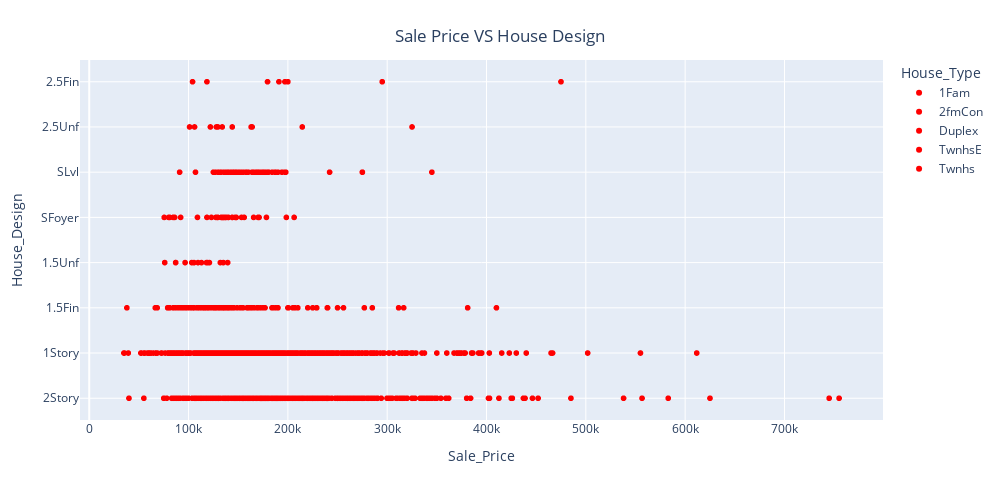

Source (notebook cell):
### Code cell
fig = px.scatter(df, x = "Sale_Price", y = "House_Design", color="House_Type")
fig.update_layout(title = "Sale Price VS House Design",title_x=0.5,title_y=0.94, autosize=False, width=1000,height=500)
fig.update_traces(marker_color = 'red', marker_line_color = 'black')
fig.show()

### Figure 1 — Plotly figure (JSON) as saved in the notebook; plotly's stock layout.template omitted (floating-point values rounded to 4 significant figures; data arrays with more than 128 entries replaced by an {"elided": "..."} marker saying what was removed)
{"data": [{"hovertemplate": "House_Type=1Fam<br>Sale_Price=%{x}<br>House_Design=%{y}<extra></extra>", "legendgroup": "1Fam", "marker": {"color": "red", "line": {"color": "black"}, "symbol": "circle"}, "mode": "markers", "name": "1Fam", "showlegend": true, "type": "scattergl", "x": {"elided": "1219 int values"}, "xaxis": "x", "y": {"elided": "1219 str values"}, "yaxis": "y"}, {"hovertemplate": "House_Type=2fmCon<br>Sale_Price=%{x}<br>House_Design=%{y}<extra></extra>", "legendgroup": "2fmCon", "marker": {"color": "red", "line": {"color": "black"}, "symbol": "circle"}, "mode": "markers", "name": "2fmCon", "showlegend": true, "type": "scattergl", "x": [118000, 113000, 133900, 84500, 127500, 137000, 135900, 157000, 119900, 228950, 145000, 160000, 106250, 107500, 200000, 93000, 140000, 55000, 129000, 93000, 131500, 140000, 125000, 160000, 90000, 80000, 95000, 168000, 122000, 163000, 122500], "xaxis": "x", "y": ["1.5Unf", "2Story", "2.5Unf", "1.5Fin", "1.5Fin", "2Story", "2Story", "1Story", "1.5Fin", "1.5Fin", "1Story", "1.5Fin", "2Story", "2Story", "2.5Fin", "1.5Fin", "2Story", "2Story", "1Story", "1Story", "1Story", "SLvl", "1Story", "2Story", "2Story", "1.5Fin", "2Story", "1Story", "2.5Unf", "1.5Fin", "2Story"], "yaxis": "y"}, {"hovertemplate": "House_Type=Duplex<br>Sale_Price=%{x}<br>House_Design=%{y}<extra></extra>", "legendgroup": "Duplex", "marker": {"color": "red", "line": {"color": "black"}, "symbol": "circle"}, "mode": "markers", "name": "Duplex", "showlegend": true, "type": "scattergl", "x": [90000, 82000, 110000, 136500, 118964, 171000, 125000, 153337, 119000, 87500, 206300, 118000, 188000, 124500, 135960, 142600, 118500, 144000, 110000, 93500, 179000, 144000, 135000, 141000, 145000, 118858, 142953, 154300, 145000, 145900, 150900, 150000, 143000, 127500, 145000, 126000, 136905, 100000, 92900, 140000, 108959, 112000, 190000, 132500, 101800, 137000, 139000, 135000, 200000, 124000, 90000, 136000], "xaxis": "x", "y": ["1Story", "1Story", "1Story", "1Story", "1Story", "1Story", "1Story", "SFoyer", "1Story", "1Story", "SFoyer", "1Story", "1Story", "2Story", "SFoyer", "1Story", "SFoyer", "SFoyer", "1Story", "1Story", "1Story", "1Story", "SFoyer", "1Story", "1Story", "1Story", "2Story", "2Story", "2Story", "1.5Fin", "1Story", "1Story", "1Story", "SFoyer", "2Story", "1.5Fin", "1Story", "1Story", "1Story", "SFoyer", "SFoyer", "1.5Fin", "1.5Fin", "SLvl", "1Story", "2Story", "2Story", "1Story", "2Story", "1Story", "1Story", "2Story"], "yaxis": "y"}, {"hovertemplate": "House_Type=TwnhsE<br>Sale_Price=%{x}<br>House_Design=%{y}<extra></extra>", "legendgroup": "TwnhsE", "marker": {"color": "red", "line": {"color": "black"}, "symbol": "circle"}, "mode": "markers", "name": "TwnhsE", "showlegend": true, "type": "scattergl", "x": [129900, 277500, 319900, 202500, 153500, 164500, 176000, 153900, 128000, 239000, 286000, 149000, 167240, 192500, 89500, 120000, 235000, 179200, 164700, 324000, 207000, 266000, 85000, 318061, 134000, 125000, 192000, 245500, 122500, 172500, 178740, 212000, 148000, 251000, 115000, 147000, 202665, 133000, 140000, 234000, 146000, 140000, 194201, 151000, 75500, 168500, 264561, 274000, 143000, 207500, 148800, 194700, 141000, 196000, 254000, 189000, 143000, 236500, 180000, 172500, 270000, 162000, 160200, 144500, 224000, 151000, 131500, 215000, 328900, 173733, 193000, 124000, 155000, 99500, 199900, 181000, 88000, 187500, 213490, 191000, 80000, 185850, 213500, 151400, 155900, 83500, 197000, 170000, 106000, 174000, 171900, 392500, 165000, 367294, 171750, 181000, 183900, 278000, 140000, 130000, 202500, 208900, 125000, 144152, 127000, 144000, 246578, 275000, 175900, 127500, 136500, 143750, 149300, 145000], "xaxis": "x", "y": ["1Story", "1Story", "1Story", "1Story", "1Story", "2Story", "2Story", "1Story", "1Story", "2Story", "1Story", "1Story", "1Story", "1Story", "2Story", "2Story", "1Story", "1Story", "2Story", "1Story", "1Story", "1Story", "2Story", "1Story", "1Story", "1Story", "1Story", "1Story", "2Story", "1Story", "1Story", "1Story", "SLvl", "1Story", "2Story", "2Story", "1Story", "SFoyer", "1Story", "1Story", "2Story", "1Story", "1Story", "2Story", "SFoyer", "2Story", "1Story", "1Story", "1Story", "2Story", "2Story", "1Story", "1Story", "1Story", "1Story", "1Story", "1Story", "1Story", "1Story", "2Story", "1Story", "1Story", "1Story", "1Story", "1Story", "2Story", "1Story", "1Story", "1Story", "2Story", "1Story", "2Story", "2Story", "1Story", "1Story", "1Story", "2Story", "1Story", "1Story", "1Story", "SFoyer", "1Story", "1Story", "2Story", "1Story", "2Story", "1Story", "1Story", "2Story", "1Story", "2Story", "1Story", "1Story", "1Story", "1Story", "1Story", "2Story", "1Story", "SFoyer", "2Story", "1Story", "1Story", "2Story", "2Story", "2Story", "1Story", "1Story", "1Story", "1Story", "1Story", "1Story", "1Story", "1Story", "SLvl"], "yaxis": "y"}, {"hovertemplate": "House_Type=Twnhs<br>Sale_Price=%{x}<br>House_Design=%{y}<extra></extra>", "legendgroup": "Twnhs", "marker": {"color": "red", "line": {"color": "black"}, "symbol": "circle"}, "mode": "markers", "name": "Twnhs", "showlegend": true, "type": "scattergl", "x": [172500, 91000, 130000, 177000, 130000, 148500, 112000, 106000, 94500, 207500, 154000, 118000, 85400, 81000, 164000, 86000, 113000, 151000, 209500, 84500, 88000, 148500, 179400, 147400, 100000, 75000, 155000, 173000, 165000, 118000, 97000, 196000, 137500, 160000, 230000, 146000, 174000, 91500, 175500, 119500, 177500, 83000, 92000], "xaxis": "x", "y": ["2Story", "SLvl", "2Story", "2Story", "2Story", "2Story", "2Story", "2Story", "2Story", "1Story", "2Story", "2Story", "2Story", "SFoyer", "1Story", "SFoyer", "2Story", "2Story", "1Story", "SFoyer", "2Story", "2Story", "2Story", "2Story", "2Story", "2Story", "2Story", "2Story", "2Story", "2Story", "2Story", "1Story", "2Story", "2Story", "1Story", "2Story", "2Story", "2Story", "2Story", "2Story", "2Story", "2Story", "SFoyer"], "yaxis": "y"}], "layout": {"autosize": false, "height": 500, "legend": {"title": {"text": "House_Type"}, "tracegroupgap": 0}, "margin": {"t": 60}, "title": {"text": "Sale Price VS House Design", "x": 0.5, "y": 0.94}, "width": 1000, "xaxis": {"anchor": "y", "autorange": true, "domain": [0, 1], "range": [-9317.0, 799200.0], "title": {"text": "Sale_Price"}, "type": "linear"}, "yaxis": {"anchor": "x", "autorange": true, "domain": [0, 1], "range": [-0.481, 7.481], "title": {"text": "House_Design"}, "type": "category"}}}
